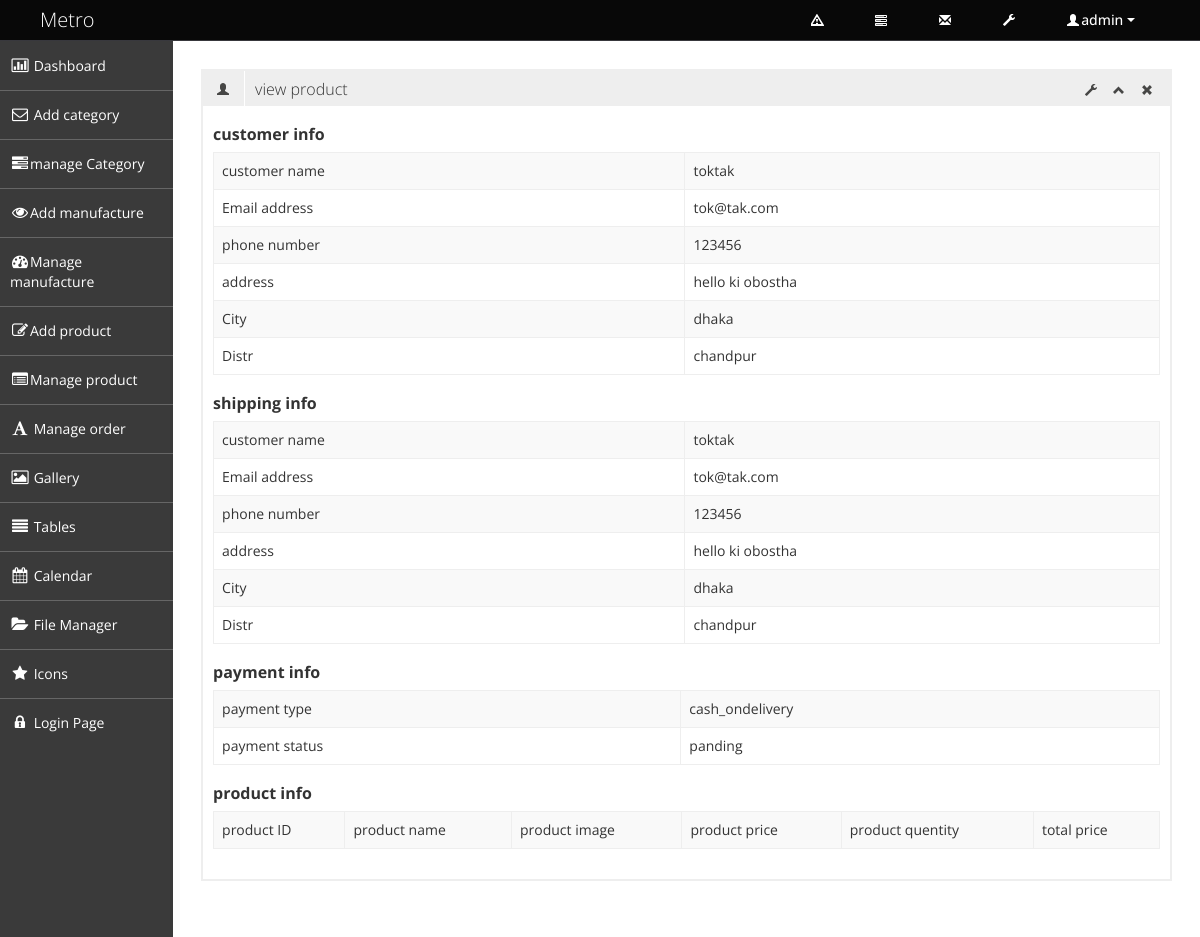
Page /admin/view_order.php?id=1 (signed in) on the committed database.
### tables this page shows
CREATE TABLE `tbl_order` (
  `order_id` int(11) NOT NULL,
  `customer_id` int(11) NOT NULL,
  `shipping_id` int(11) NOT NULL,
  `order_total` float(10,2) NOT NULL,
  `order_status` varchar(25) NOT NULL DEFAULT 'pending',
  `order_date` timestamp NOT NULL DEFAULT CURRENT_TIMESTAMP
);

CREATE TABLE `tbl_customer` (
  `customer_id` int(11) NOT NULL,
  `first_name` varchar(100) NOT NULL,
  `last_name` varchar(100) NOT NULL,
  `email_address` varchar(256) NOT NULL,
  `password` varchar(32) NOT NULL,
  `phone_number` varchar(30) NOT NULL,
  `blod_group` varchar(10) NOT NULL,
  `address` text NOT NULL,
  `city` varchar(100) NOT NULL,
  `dis` varchar(50) NOT NULL
);

CREATE TABLE `tbl_shipping` (
  `shipping_id` int(11) NOT NULL,
  `full_name` varchar(100) NOT NULL,
  `email_address` varchar(50) NOT NULL,
  `phone_number` varchar(50) NOT NULL,
  `address` text NOT NULL,
  `city` varchar(50) NOT NULL,
  `dis` varchar(50) NOT NULL
);

CREATE TABLE `tbl_payment` (
  `payment_id` int(11) NOT NULL,
  `order_id` int(11) NOT NULL,
  `payment_type` varchar(40) NOT NULL,
  `payment_status` varchar(25) NOT NULL,
  `payment_date` timestamp NOT NULL DEFAULT CURRENT_TIMESTAMP
);

### admin/view_order.php (called while the page is built, shortened)
<?php
include  "admin_master.php";

### classes/super_admin.php (called while the page is built, shortened)
<?php
class Super_admin{
	private $dbconnection;
	public function __construct(){
		$host_name= 'Localhost';
		$user_name ='root';
		$password ='';
		$dbname ='db_shop';
		$this ->dbconnection= mysqli_connect($host_name, $user_name, $password, $dbname);
	}
    public function select_customer_info_by_order_id($order_id){
       $sql ="SELECT o.order_id, o.customer_id, c.*  FROM tbl_order as o, tbl_customer as c WHERE o.customer_id=c.customer_id AND o.order_id='$order_id'";
         if(mysqli_query($this->dbconnection, $sql)){
            $query_result=mysqli_query($this->dbconnection, $sql);
            return $query_result;
        }else{
            die('query problem'. mysqli_error($this->dbconnection));
        }
    }
    public function select_shipping_info_by_order_id($order_id){
         $sql ="SELECT o.order_id, o.shipping_id, s.*  FROM tbl_order as o, tbl_shipping as s WHERE o.shipping_id=s.shipping_id AND o.order_id='$order_id'";
         if(mysqli_query($this->dbconnection, $sql)){
            $query_result=mysqli_query($this->dbconnection, $sql);
            return $query_result;
        }else{
            die('query problem'. mysqli_error($this->dbconnection));
        }
    }
    public function select_payment_info_by_order_id($order_id){
         $sql ="SELECT o.order_id, p.*  FROM tbl_order as o, tbl_payment as p WHERE o.order_id=p.order_id AND o.order_id='$order_id'";
         if(mysqli_query($this->dbconnection, $sql)){
            $query_result=mysqli_query($this->dbconnection, $sql);
            return $query_result;
        }else{
            die('query problem'. mysqli_error($this->dbconnection));
        }
    }
}

### admin/pages/view_order_content.php (the view)
<?php
 $order_id = $_GET['id'];
 $customer_query_result=$query_result=$ob_supera->select_customer_info_by_order_id($order_id);
 $customer_info=mysqli_fetch_assoc($customer_query_result);
 $shipping_query_result=$query_result=$ob_supera->select_shipping_info_by_order_id($order_id);
 $shipping_info=mysqli_fetch_assoc($shipping_query_result);
 $payment_query_result=$query_result=$ob_supera->select_payment_info_by_order_id($order_id);
 $payment_info=mysqli_fetch_assoc($payment_query_result);
?>
<div class="row-fluid sortable">
<div class="box span12">
	<div class="box-header" data-original-title>
		<h2><i class="halflings-icon user"></i><span class="break"></span>view product</h2>
		<div class="box-icon">
			<a href="#" class="btn-setting"><i class="halflings-icon wrench"></i></a>
			<a href="#" class="btn-minimize"><i class="halflings-icon chevron-up"></i></a>
			<a href="#" class="btn-close"><i class="halflings-icon remove"></i></a>
		</div>
	</div>
	<div class="box-content">
		<table class="table table-striped table-bordered bootstrap-datatable datatable">
        <h2>customer info</h2>
        <tr>
            <td>customer name</td>
            <td><?php echo $customer_info['first_name'].''.$customer_info['last_name']; ?></td>
        </tr>
         <tr>
            <td>Email address</td>
            <td><?php echo $customer_info['email_address']; ?></td>
        </tr>
         <tr>
            <td>phone number</td>
            <td><?php echo $customer_info['phone_number']; ?></td>
        </tr>
         <tr>
            <td>address</td>
            <td><?php echo $customer_info['address']; ?></td>
        </tr>
         <tr>
            <td>City</td>
            <td><?php echo $customer_info['city']; ?></td>
        </tr>
         <tr>
            <td>Distr</td>
            <td><?php echo $customer_info['dis']; ?></td>
        </tr>
	  </table>
	  <table class="table table-striped table-bordered bootstrap-datatable datatable">
        <h2>shipping info</h2>
        <tr>
            <td>customer name</td>
            <td><?php echo $shipping_info['full_name']; ?></td>
        </tr>
         <tr>
            <td>Email address</td>
            <td><?php echo $shipping_info['email_address']; ?></td>
        </tr>
         <tr>
            <td>phone number</td>
            <td><?php echo $shipping_info['phone_number']; ?></td>
        </tr>
         <tr>
            <td>address</td>
            <td><?php echo $shipping_info['address']; ?></td>
        </tr>
         <tr>
            <td>City</td>
            <td><?php echo $shipping_info['city']; ?></td>
        </tr>
         <tr>
            <td>Distr</td>
            <td><?php echo $shipping_info['dis']; ?></td>
        </tr>
	  </table>
	  <table class="table table-striped table-bordered bootstrap-datatable datatable">
        <h2>payment info</h2>
        <tr>
            <td>payment type</td>
            <td><?php echo $payment_info['payment_type']; ?></td>
        </tr>
         <tr>
            <td>payment status</td>
            <td><?php echo $payment_info['payment_status']; ?></td>
        </tr>
	  </table>
	    <table class="table table-striped table-bordered bootstrap-datatable datatable">
        <h2>product info</h2>
        <tr>
            <td>product ID</td>
            <td>product name</td>
            <td>product image</td>
            <td>product price</td>
            <td>product quentity</td>
            <td>total price</td>
        </tr>
	  </table>
	</div>
</div>
</div>

### admin/css/style.css (style rules this page uses)
body { background: #F5F5F5; color: #333; border: none; font-family: 'Open Sans', sans-serif; font-weight: 400; }
h2 { font-size: 16px; line-height: 16px; }
.box { border: 2px solid #eee; background: #fff !important; margin-bottom: 28px; }
.box-header { height: 16px; font-size: 16px; line-height: 16px; padding: 10px; background: #eee; -webkit-box-shadow: none; -moz-box-shadow: none; box-shadow: none; overflow: hidden; }
.box-header h2 { float:left; margin-top: 0px; font-weight: 300; }
.box-header h2 i { margin: 0px 3px 0px 4px; opacity: .8; filter: alpha(opacity=80); -ms-filter:"progid:DXImageTransform.Microsoft.Alpha(Opacity=80)"; }
.box-header .box-icon { float:right; margin-top: 1px; }
.box-header .box-icon i { -webkit-transition: all 0.1s ease-in-out; -moz-transition: all 0.1s ease-in-out; -o-transition: all 0.1s ease-in-out; -ms-transition: all 0.1s ease-in-out; transition: all 0.1s ease-in-out; opacity: .8; filter: alpha(opacity=80); -ms-filter:"progid:DXImageTransform.Microsoft.Alpha(Opacity=80)"; }
.box-header .box-icon a { margin: 0px 5px; }
.box-content { position: relative; z-index: 50; margin-top: -1px; padding: 10px; background: #fff !important; }
.table th, .table td { border-top: 1px solid #eee; }
.table-bordered { border-color: #eee; -webkit-border-radius: 0px !important; -moz-border-radius: 0px !important; border-radius: 0px !important; }
.table-bordered th, .table-bordered td { border-left: 1px solid #eee; }
.table-bordered thead:first-child tr:first-child > th:first-child, .table-bordered tbody:first-child tr:first-child > td:first-child, .table-bordered tbody:first-child tr:first-child > th:first-child { -webkit-border-radius: 0px !important; -moz-border-radius: 0px !important; border-radius: 0px !important; }
.table-bordered thead:first-child tr:first-child > th:last-child, .table-bordered tbody:first-child tr:first-child > td:last-child, .table-bordered tbody:first-child tr:first-child > th:last-child { -webkit-border-radius: 0px !important; -moz-border-radius: 0px !important; border-radius: 0px !important; }
.table-bordered thead:last-child tr:last-child > th:first-child, .table-bordered tbody:last-child tr:last-child > td:first-child, .table-bordered tbody:last-child tr:last-child > th:first-child, .table-bordered tfoot:last-child tr:last-child > td:first-child, .table-bordered tfoot:last-child tr:last-child > th:first-child { -webkit-border-radius: 0px !important; -moz-border-radius: 0px !important; border-radius: 0px !important; }
.table-bordered thead:last-child tr:last-child > th:last-child, .table-bordered tbody:last-child tr:last-child > td:last-child, .table-bordered tbody:last-child tr:last-child > th:last-child, .table-bordered tfoot:last-child tr:last-child > td:last-child, .table-bordered tfoot:last-child tr:last-child > th:last-child { -webkit-border-radius: 0px !important; -moz-border-radius: 0px !important; border-radius: 0px !important; }

### admin/css/halflings.css (style rules this page uses)
html, html .halflings { -webkit-font-smoothing: antialiased !important; }
.halflings-icon { display: inline-block; width: 14px; height: 14px; line-height: 14px; vertical-align: text-top; background-image: url(../img/glyphicons_halflings.svg); background-position: 0 0; background-repeat: no-repeat; vertical-align: top; *display: inline; *zoom: 1; *margin-right: .3em; }
.halflings-icon.user { background-position: -168px 0; }
.halflings-icon.remove { background-position: -312px 0; }
.halflings-icon.chevron-up { background-position: -288px -120px; }
.halflings-icon.wrench { background-position: -360px -144px; }

### rows in the picture
tbl_order: customer.first_name "tok", customer.last_name "tak", customer.email_address "tok@tak.com", customer.phone_number "123456", customer.address "hello ki obostha", customer.city "dhaka", customer.dis "chandpur", shipping.full_name "toktak", shipping.email_address "tok@tak.com", shipping.phone_number "123456", shipping.address "hello ki obostha", shipping.city "dhaka", shipping.dis "chandpur"
tbl_payment: payment_type "cash_ondelivery", payment_status "panding"

### other values in the picture
$_SESSION['admin_name'] "admin"
